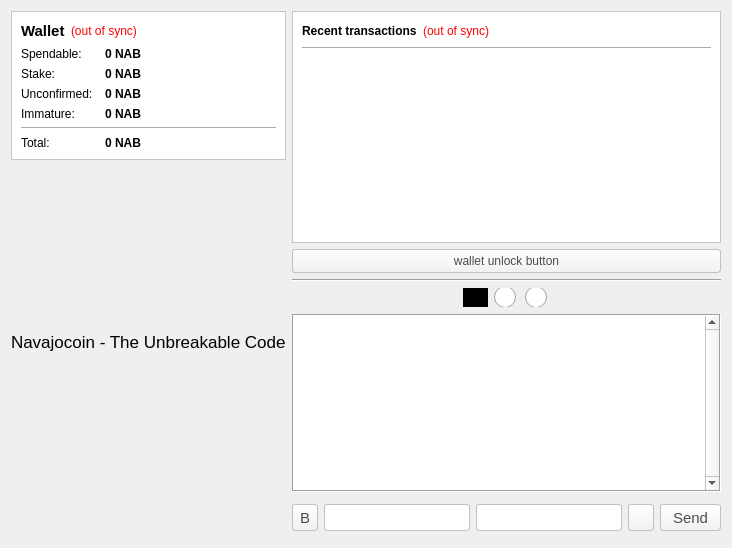
<?xml version="1.0" encoding="UTF-8"?>
<ui version="4.0">
 <class>OverviewPage</class>
 <widget class="QWidget" name="OverviewPage">
  <property name="geometry">
   <rect>
    <x>0</x>
    <y>0</y>
    <width>732</width>
    <height>548</height>
   </rect>
  </property>
  <property name="windowTitle">
   <string>Form</string>
  </property>
  <property name="styleSheet">
   <string notr="true"/>
  </property>
  <layout class="QHBoxLayout" name="horizontalLayout" stretch="0,0">
   <item>
    <layout class="QVBoxLayout" name="verticalLayout_2" stretch="0,0,0,0,0">
     <property name="sizeConstraint">
      <enum>QLayout::SetMinimumSize</enum>
     </property>
     <item>
      <widget class="QFrame" name="frame">
       <property name="styleSheet">
        <string notr="true">background-color: rgb(255,255,255);</string>
       </property>
       <property name="frameShape">
        <enum>QFrame::StyledPanel</enum>
       </property>
       <property name="frameShadow">
        <enum>QFrame::Raised</enum>
       </property>
       <layout class="QVBoxLayout" name="verticalLayout_4">
        <item>
         <layout class="QHBoxLayout" name="horizontalLayout_4">
          <item>
           <widget class="QLabel" name="label_5">
            <property name="font">
             <font>
              <pointsize>11</pointsize>
              <weight>75</weight>
              <bold>true</bold>
             </font>
            </property>
            <property name="text">
             <string>Wallet</string>
            </property>
           </widget>
          </item>
          <item>
           <widget class="QLabel" name="labelWalletStatus">
            <property name="toolTip">
             <string>The displayed information may be out of date. Your wallet automatically synchronizes with the NavajoAnonBeta/NavajoAnonBeta network after a connection is established, but this process has not completed yet.</string>
            </property>
            <property name="styleSheet">
             <string notr="true">QLabel { color: red; }</string>
            </property>
            <property name="text">
             <string notr="true">(out of sync)</string>
            </property>
            <property name="alignment">
             <set>Qt::AlignLeading|Qt::AlignLeft|Qt::AlignVCenter</set>
            </property>
           </widget>
          </item>
          <item>
           <spacer name="horizontalSpacer_2">
            <property name="orientation">
             <enum>Qt::Horizontal</enum>
            </property>
            <property name="sizeHint" stdset="0">
             <size>
              <width>40</width>
              <height>20</height>
             </size>
            </property>
           </spacer>
          </item>
         </layout>
        </item>
        <item>
         <layout class="QFormLayout" name="formLayout_2">
          <property name="fieldGrowthPolicy">
           <enum>QFormLayout::AllNonFixedFieldsGrow</enum>
          </property>
          <property name="horizontalSpacing">
           <number>12</number>
          </property>
          <property name="verticalSpacing">
           <number>6</number>
          </property>
          <item row="0" column="0">
           <widget class="QLabel" name="label">
            <property name="text">
             <string>Spendable:</string>
            </property>
           </widget>
          </item>
          <item row="0" column="1">
           <widget class="QLabel" name="labelBalance">
            <property name="font">
             <font>
              <weight>75</weight>
              <bold>true</bold>
             </font>
            </property>
            <property name="cursor">
             <cursorShape>IBeamCursor</cursorShape>
            </property>
            <property name="toolTip">
             <string>Your current spendable balance</string>
            </property>
            <property name="text">
             <string notr="true">0 NAB</string>
            </property>
            <property name="textInteractionFlags">
             <set>Qt::LinksAccessibleByMouse|Qt::TextSelectableByKeyboard|Qt::TextSelectableByMouse</set>
            </property>
           </widget>
          </item>
          <item row="1" column="0">
           <widget class="QLabel" name="label_6">
            <property name="text">
             <string>Stake:</string>
            </property>
           </widget>
          </item>
          <item row="1" column="1">
           <widget class="QLabel" name="labelStake">
            <property name="font">
             <font>
              <weight>75</weight>
              <bold>true</bold>
             </font>
            </property>
            <property name="cursor">
             <cursorShape>IBeamCursor</cursorShape>
            </property>
            <property name="toolTip">
             <string>Total of coins that was staked, and do not yet count toward the current balance</string>
            </property>
            <property name="text">
             <string notr="true">0 NAB</string>
            </property>
            <property name="textInteractionFlags">
             <set>Qt::LinksAccessibleByMouse|Qt::TextSelectableByKeyboard|Qt::TextSelectableByMouse</set>
            </property>
           </widget>
          </item>
          <item row="2" column="0">
           <widget class="QLabel" name="label_3">
            <property name="text">
             <string>Unconfirmed:</string>
            </property>
           </widget>
          </item>
          <item row="2" column="1">
           <widget class="QLabel" name="labelUnconfirmed">
            <property name="font">
             <font>
              <weight>75</weight>
              <bold>true</bold>
             </font>
            </property>
            <property name="cursor">
             <cursorShape>IBeamCursor</cursorShape>
            </property>
            <property name="toolTip">
             <string>Total of transactions that have yet to be confirmed, and do not yet count toward the current balance</string>
            </property>
            <property name="text">
             <string notr="true">0 NAB</string>
            </property>
            <property name="textInteractionFlags">
             <set>Qt::LinksAccessibleByMouse|Qt::TextSelectableByKeyboard|Qt::TextSelectableByMouse</set>
            </property>
           </widget>
          </item>
          <item row="3" column="0">
           <widget class="QLabel" name="labelImmatureText">
            <property name="text">
             <string>Immature:</string>
            </property>
           </widget>
          </item>
          <item row="3" column="1">
           <widget class="QLabel" name="labelImmature">
            <property name="font">
             <font>
              <weight>75</weight>
              <bold>true</bold>
             </font>
            </property>
            <property name="toolTip">
             <string>Mined balance that has not yet matured</string>
            </property>
            <property name="text">
             <string notr="true">0 NAB</string>
            </property>
            <property name="textInteractionFlags">
             <set>Qt::LinksAccessibleByMouse|Qt::TextSelectableByKeyboard|Qt::TextSelectableByMouse</set>
            </property>
           </widget>
          </item>
          <item row="4" column="0" colspan="2">
           <widget class="Line" name="line">
            <property name="autoFillBackground">
             <bool>false</bool>
            </property>
            <property name="orientation">
             <enum>Qt::Horizontal</enum>
            </property>
           </widget>
          </item>
          <item row="5" column="0">
           <widget class="QLabel" name="labelTotalText">
            <property name="text">
             <string>Total:</string>
            </property>
           </widget>
          </item>
          <item row="5" column="1">
           <widget class="QLabel" name="labelTotal">
            <property name="font">
             <font>
              <weight>75</weight>
              <bold>true</bold>
             </font>
            </property>
            <property name="cursor">
             <cursorShape>IBeamCursor</cursorShape>
            </property>
            <property name="toolTip">
             <string>Your current total balance</string>
            </property>
            <property name="text">
             <string notr="true">0 NAB</string>
            </property>
            <property name="textInteractionFlags">
             <set>Qt::LinksAccessibleByMouse|Qt::TextSelectableByKeyboard|Qt::TextSelectableByMouse</set>
            </property>
           </widget>
          </item>
         </layout>
        </item>
       </layout>
      </widget>
     </item>
     <item>
      <spacer name="verticalSpacer">
       <property name="orientation">
        <enum>Qt::Vertical</enum>
       </property>
       <property name="sizeHint" stdset="0">
        <size>
         <width>20</width>
         <height>40</height>
        </size>
       </property>
      </spacer>
     </item>
     <item>
      <layout class="QVBoxLayout" name="verticalLayout_6">
       <property name="spacing">
        <number>0</number>
       </property>
       <property name="sizeConstraint">
        <enum>QLayout::SetDefaultConstraint</enum>
       </property>
       <property name="topMargin">
        <number>0</number>
       </property>
       <property name="rightMargin">
        <number>0</number>
       </property>
       <property name="bottomMargin">
        <number>0</number>
       </property>
       <item>
        <widget class="QLabel" name="label_icon_title">
         <property name="font">
          <font>
           <pointsize>13</pointsize>
          </font>
         </property>
         <property name="layoutDirection">
          <enum>Qt::LeftToRight</enum>
         </property>
         <property name="styleSheet">
          <string notr="true">QLabel{qproperty-alignment: AlignCenter; }</string>
         </property>
         <property name="text">
          <string>Navajocoin - The Unbreakable Code</string>
         </property>
        </widget>
       </item>
      </layout>
     </item>
     <item>
      <spacer name="verticalSpacer_4">
       <property name="orientation">
        <enum>Qt::Vertical</enum>
       </property>
       <property name="sizeHint" stdset="0">
        <size>
         <width>20</width>
         <height>40</height>
        </size>
       </property>
      </spacer>
     </item>
     <item>
      <layout class="QVBoxLayout" name="verticalLayout_8">
       <property name="spacing">
        <number>0</number>
       </property>
       <property name="leftMargin">
        <number>12</number>
       </property>
       <property name="topMargin">
        <number>0</number>
       </property>
       <property name="rightMargin">
        <number>12</number>
       </property>
       <property name="bottomMargin">
        <number>0</number>
       </property>
       <item>
        <widget class="QLabel" name="label_2">
         <property name="text">
          <string/>
         </property>
         <property name="pixmap">
          <pixmap resource="../bitcoin.qrc">:/images/Wallet_Logo</pixmap>
         </property>
         <property name="alignment">
          <set>Qt::AlignCenter</set>
         </property>
        </widget>
       </item>
      </layout>
     </item>
    </layout>
   </item>
   <item>
    <layout class="QVBoxLayout" name="verticalLayout_3">
     <property name="spacing">
      <number>6</number>
     </property>
     <item>
      <widget class="QFrame" name="frame_2">
       <property name="styleSheet">
        <string notr="true">background-color: rgb(255,255,255);</string>
       </property>
       <property name="frameShape">
        <enum>QFrame::StyledPanel</enum>
       </property>
       <property name="frameShadow">
        <enum>QFrame::Raised</enum>
       </property>
       <layout class="QVBoxLayout" name="verticalLayout">
        <item>
         <layout class="QHBoxLayout" name="horizontalLayout_2">
          <item>
           <widget class="QLabel" name="label_4">
            <property name="text">
             <string>&lt;b&gt;Recent transactions&lt;/b&gt;</string>
            </property>
           </widget>
          </item>
          <item>
           <widget class="QLabel" name="labelTransactionsStatus">
            <property name="toolTip">
             <string>The displayed information may be out of date. Your wallet automatically synchronizes with the NavajoAnonBeta/NavajoAnonBeta network after a connection is established, but this process has not completed yet.</string>
            </property>
            <property name="styleSheet">
             <string notr="true">QLabel { color: red; }</string>
            </property>
            <property name="text">
             <string notr="true">(out of sync)</string>
            </property>
            <property name="alignment">
             <set>Qt::AlignRight|Qt::AlignTrailing|Qt::AlignVCenter</set>
            </property>
           </widget>
          </item>
          <item>
           <spacer name="horizontalSpacer">
            <property name="orientation">
             <enum>Qt::Horizontal</enum>
            </property>
            <property name="sizeHint" stdset="0">
             <size>
              <width>40</width>
              <height>20</height>
             </size>
            </property>
           </spacer>
          </item>
         </layout>
        </item>
        <item>
         <widget class="Line" name="line_2">
          <property name="orientation">
           <enum>Qt::Horizontal</enum>
          </property>
         </widget>
        </item>
        <item>
         <widget class="QListView" name="listTransactions">
          <property name="styleSheet">
           <string notr="true">QListView { background: transparent; }</string>
          </property>
          <property name="frameShape">
           <enum>QFrame::NoFrame</enum>
          </property>
          <property name="verticalScrollBarPolicy">
           <enum>Qt::ScrollBarAlwaysOff</enum>
          </property>
          <property name="horizontalScrollBarPolicy">
           <enum>Qt::ScrollBarAlwaysOff</enum>
          </property>
          <property name="selectionMode">
           <enum>QAbstractItemView::NoSelection</enum>
          </property>
         </widget>
        </item>
       </layout>
      </widget>
     </item>
     <item>
      <widget class="QPushButton" name="unlockWalletButton">
       <property name="sizePolicy">
        <sizepolicy hsizetype="Minimum" vsizetype="Fixed">
         <horstretch>0</horstretch>
         <verstretch>0</verstretch>
        </sizepolicy>
       </property>
       <property name="maximumSize">
        <size>
         <width>16777214</width>
         <height>16777214</height>
        </size>
       </property>
       <property name="toolTip">
        <string/>
       </property>
       <property name="styleSheet">
        <string notr="true">background-color: qlineargradient(spread:pad, x1:0, y1:1, x2:0, y2:0, stop:0 rgb(240,240,240), stop:1 rgb(255, 255, 255));
border-radius:3px;
border: 1px solid #C4C1BD;
color: #4C4C4C;
padding: 4px 0;</string>
       </property>
       <property name="text">
        <string>wallet unlock button</string>
       </property>
       <property name="checkable">
        <bool>false</bool>
       </property>
       <property name="autoDefault">
        <bool>false</bool>
       </property>
       <property name="default">
        <bool>true</bool>
       </property>
       <property name="flat">
        <bool>false</bool>
       </property>
      </widget>
     </item>
     <item>
      <widget class="Line" name="line_3">
       <property name="styleSheet">
        <string notr="true"/>
       </property>
       <property name="orientation">
        <enum>Qt::Horizontal</enum>
       </property>
      </widget>
     </item>
     <item>
      <layout class="QVBoxLayout" name="verticalLayout_7">
       <property name="spacing">
        <number>0</number>
       </property>
       <property name="leftMargin">
        <number>0</number>
       </property>
       <property name="topMargin">
        <number>0</number>
       </property>
       <property name="rightMargin">
        <number>0</number>
       </property>
       <property name="bottomMargin">
        <number>0</number>
       </property>
       <item>
        <layout class="QHBoxLayout" name="horizontalLayout_6">
         <property name="spacing">
          <number>6</number>
         </property>
         <property name="leftMargin">
          <number>0</number>
         </property>
         <property name="topMargin">
          <number>0</number>
         </property>
         <property name="rightMargin">
          <number>0</number>
         </property>
         <property name="bottomMargin">
          <number>0</number>
         </property>
         <item>
          <spacer name="horizontalSpacer_3">
           <property name="orientation">
            <enum>Qt::Horizontal</enum>
           </property>
           <property name="sizeHint" stdset="0">
            <size>
             <width>40</width>
             <height>20</height>
            </size>
           </property>
          </spacer>
         </item>
         <item>
          <widget class="QRadioButton" name="rbLang_en">
           <property name="minimumSize">
            <size>
             <width>25</width>
             <height>19</height>
            </size>
           </property>
           <property name="maximumSize">
            <size>
             <width>25</width>
             <height>19</height>
            </size>
           </property>
           <property name="styleSheet">
            <string notr="true">QRadioButton::indicator {
	subcontrol-position: top center;
	image: url(:/icons/flag_en);
 }

 QRadioButton::indicator::unchecked {
	width: 22px;
	height: 16px;
 }

 QRadioButton::indicator:unchecked:hover {
	background-color: blue;
	width: 25px;
	height: 19px;
 }

 QRadioButton::indicator:unchecked:pressed {
	background-color: blue;
	width: 25px;
	height: 19px;
 }

 QRadioButton::indicator::checked {
	background-color: black;
	width: 25px;
	height: 19px;
 }

 QRadioButton::indicator:checked:hover {
	background-color: blue;
	width: 25px;
	height: 19px;
 }

 QRadioButton::indicator:checked:pressed {
	background-color: blue;
	width: 25px;
	height: 19px;
 }</string>
           </property>
           <property name="text">
            <string/>
           </property>
           <property name="checked">
            <bool>true</bool>
           </property>
          </widget>
         </item>
         <item>
          <widget class="QRadioButton" name="rbLang_ru">
           <property name="minimumSize">
            <size>
             <width>25</width>
             <height>19</height>
            </size>
           </property>
           <property name="maximumSize">
            <size>
             <width>25</width>
             <height>19</height>
            </size>
           </property>
           <property name="styleSheet">
            <string notr="true">QRadioButton::indicator {
	subcontrol-position: top center;
	image: url(:/icons/flag_ru);
 }

 QRadioButton::indicator::unchecked {
	width: 22px;
	height: 16px;
 }

 QRadioButton::indicator:unchecked:hover {
	background-color: blue;
	width: 25px;
	height: 19px;
 }

 QRadioButton::indicator:unchecked:pressed {
	background-color: blue;
	width: 25px;
	height: 19px;
 }

 QRadioButton::indicator::checked {
	background-color: black;
	width: 25px;
	height: 19px;
 }

 QRadioButton::indicator:checked:hover {
	background-color: blue;
	width: 25px;
	height: 19px;
 }

 QRadioButton::indicator:checked:pressed {
	background-color: blue;
	width: 25px;
	height: 19px;
 }</string>
           </property>
           <property name="text">
            <string/>
           </property>
           <property name="checkable">
            <bool>true</bool>
           </property>
           <property name="checked">
            <bool>false</bool>
           </property>
          </widget>
         </item>
         <item>
          <widget class="QRadioButton" name="rbLang_cn">
           <property name="minimumSize">
            <size>
             <width>25</width>
             <height>19</height>
            </size>
           </property>
           <property name="maximumSize">
            <size>
             <width>25</width>
             <height>19</height>
            </size>
           </property>
           <property name="styleSheet">
            <string notr="true">QRadioButton::indicator {
	subcontrol-position: top center;
	image: url(:/icons/flag_cn);
 }

 QRadioButton::indicator::unchecked {
	width: 22px;
	height: 16px;
 }

 QRadioButton::indicator:unchecked:hover {
	background-color: blue;
	width: 25px;
	height: 19px;
 }

 QRadioButton::indicator:unchecked:pressed {
	background-color: blue;
	width: 25px;
	height: 19px;
 }

 QRadioButton::indicator::checked {
	background-color: black;
	width: 25px;
	height: 19px;
 }

 QRadioButton::indicator:checked:hover {
	background-color: blue;
	width: 25px;
	height: 19px;
 }

 QRadioButton::indicator:checked:pressed {
	background-color: blue;
	width: 25px;
	height: 19px;
 }</string>
           </property>
           <property name="text">
            <string/>
           </property>
          </widget>
         </item>
         <item>
          <spacer name="horizontalSpacer_7">
           <property name="orientation">
            <enum>Qt::Horizontal</enum>
           </property>
           <property name="sizeHint" stdset="0">
            <size>
             <width>40</width>
             <height>20</height>
            </size>
           </property>
          </spacer>
         </item>
        </layout>
       </item>
       <item>
        <layout class="QHBoxLayout" name="horizontalLayout_8">
         <property name="leftMargin">
          <number>0</number>
         </property>
         <property name="topMargin">
          <number>6</number>
         </property>
         <property name="rightMargin">
          <number>0</number>
         </property>
         <property name="bottomMargin">
          <number>6</number>
         </property>
         <item>
          <widget class="QTextEdit" name="txtChat">
           <property name="font">
            <font>
             <pointsize>10</pointsize>
            </font>
           </property>
           <property name="styleSheet">
            <string notr="true"/>
           </property>
           <property name="frameShape">
            <enum>QFrame::Box</enum>
           </property>
           <property name="verticalScrollBarPolicy">
            <enum>Qt::ScrollBarAlwaysOn</enum>
           </property>
           <property name="horizontalScrollBarPolicy">
            <enum>Qt::ScrollBarAlwaysOff</enum>
           </property>
           <property name="textInteractionFlags">
            <set>Qt::TextSelectableByKeyboard|Qt::TextSelectableByMouse</set>
           </property>
          </widget>
         </item>
        </layout>
       </item>
       <item>
        <layout class="QHBoxLayout" name="horizontalLayout_5">
         <property name="spacing">
          <number>0</number>
         </property>
         <property name="leftMargin">
          <number>0</number>
         </property>
         <property name="topMargin">
          <number>6</number>
         </property>
         <property name="rightMargin">
          <number>0</number>
         </property>
         <property name="bottomMargin">
          <number>6</number>
         </property>
         <item>
          <widget class="QPushButton" name="btnBold">
           <property name="maximumSize">
            <size>
             <width>32</width>
             <height>27</height>
            </size>
           </property>
           <property name="font">
            <font>
             <pointsize>11</pointsize>
             <weight>50</weight>
             <bold>false</bold>
            </font>
           </property>
           <property name="toolTip">
            <string notr="true">&lt;html&gt;&lt;head/&gt;&lt;body&gt;&lt;p&gt;&lt;span style=&quot; font-weight:600;&quot;&gt;10 CHAT&lt;/span&gt;&lt;/p&gt;&lt;/body&gt;&lt;/html&gt;</string>
           </property>
           <property name="styleSheet">
            <string notr="true">background-color: qlineargradient(spread:pad, x1:0, y1:1, x2:0, y2:0, stop:0 rgb(240,240,240), stop:1 rgb(255, 255, 255));
border-radius:3px;
border: 1px solid #C4C1BD;
color: #4C4C4C;
padding: 4px 8px;
margin: 0px 6px 0px 0px;</string>
           </property>
           <property name="text">
            <string>B</string>
           </property>
           <property name="shortcut">
            <string notr="true"/>
           </property>
           <property name="checkable">
            <bool>true</bool>
           </property>
          </widget>
         </item>
         <item>
          <widget class="QLineEdit" name="txtChatNick">
           <property name="maximumSize">
            <size>
             <width>999</width>
             <height>27</height>
            </size>
           </property>
           <property name="font">
            <font>
             <pointsize>11</pointsize>
             <weight>50</weight>
             <bold>false</bold>
            </font>
           </property>
           <property name="styleSheet">
            <string notr="true">background-color: rgb(255,255,255);
border-radius:3px;
border: 1px solid #C4C1BD;
color: #4C4C4C;
padding: 4px;
margin: 0px 6px 0px 0px;</string>
           </property>
           <property name="inputMask">
            <string/>
           </property>
           <property name="text">
            <string/>
           </property>
           <property name="maxLength">
            <number>20</number>
           </property>
          </widget>
         </item>
         <item>
          <widget class="QLineEdit" name="txtChatMsg">
           <property name="maximumSize">
            <size>
             <width>999</width>
             <height>27</height>
            </size>
           </property>
           <property name="font">
            <font>
             <pointsize>11</pointsize>
            </font>
           </property>
           <property name="styleSheet">
            <string notr="true">background-color: rgb(255,255,255);
border-radius:3px;
border: 1px solid #C4C1BD;
color: #4C4C4C;
padding: 4px;
margin: 0px 6px 0px 0px;</string>
           </property>
           <property name="text">
            <string/>
           </property>
           <property name="maxLength">
            <number>140</number>
           </property>
          </widget>
         </item>
         <item>
          <widget class="QPushButton" name="btnSmiley">
           <property name="maximumSize">
            <size>
             <width>32</width>
             <height>27</height>
            </size>
           </property>
           <property name="font">
            <font>
             <pointsize>10</pointsize>
            </font>
           </property>
           <property name="toolTip">
            <string>List of emoticons</string>
           </property>
           <property name="styleSheet">
            <string notr="true">background-color: qlineargradient(spread:pad, x1:0, y1:1, x2:0, y2:0, stop:0 rgb(240,240,240), stop:1 rgb(255, 255, 255));
border-radius:3px;
border: 1px solid #C4C1BD;
color: #4C4C4C;
padding: 4px 8px;
margin: 0px 6px 0px 0px;</string>
           </property>
           <property name="icon">
            <iconset resource="../bitcoin.qrc">
             <normaloff>:/icons/smiley-button</normaloff>:/icons/smiley-button</iconset>
           </property>
          </widget>
         </item>
         <item>
          <widget class="QPushButton" name="btnChatSend">
           <property name="maximumSize">
            <size>
             <width>70</width>
             <height>27</height>
            </size>
           </property>
           <property name="font">
            <font>
             <pointsize>11</pointsize>
            </font>
           </property>
           <property name="toolTip">
            <string>1 CHAT</string>
           </property>
           <property name="styleSheet">
            <string notr="true">background-color: qlineargradient(spread:pad, x1:0, y1:1, x2:0, y2:0, stop:0 rgb(240,240,240), stop:1 rgb(255, 255, 255));
border-radius:3px;
border: 1px solid #C4C1BD;
color: #4C4C4C;
padding: 4px 12px;</string>
           </property>
           <property name="text">
            <string>Send</string>
           </property>
          </widget>
         </item>
        </layout>
       </item>
      </layout>
     </item>
    </layout>
   </item>
  </layout>
 </widget>
 <resources>
  <include location="../bitcoin.qrc"/>
 </resources>
 <connections/>
</ui>
